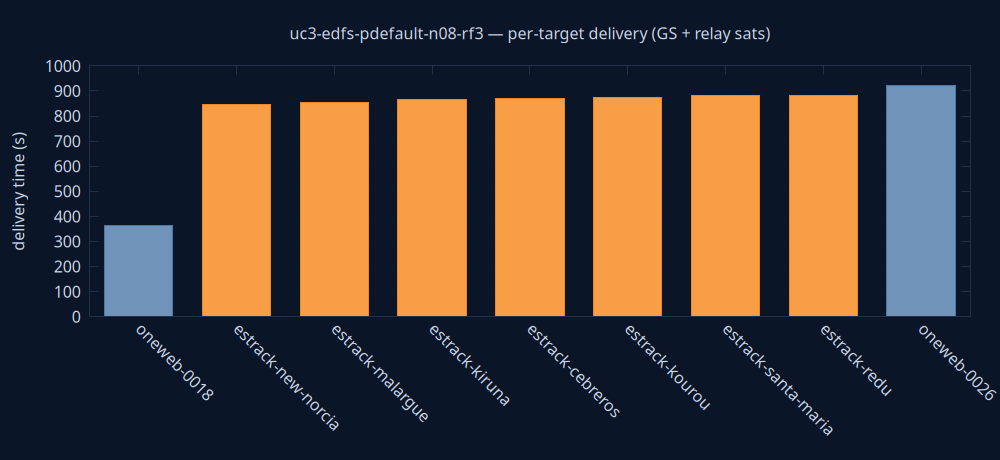

The gnuplot source for this figure:
set terminal pngcairo size 1000,460 background rgb '#0a1628'
set output 'delivery.png'
set style fill solid 0.8
set boxwidth 0.7 relative
set border lc rgb '#22304a'
set grid ytics lc rgb '#22304a'
set yrange [0:*]
set ylabel 'delivery time (s)' textcolor rgb '#cdd7ea'
set xtics rotate by -45 textcolor rgb '#cdd7ea'
set ytics textcolor rgb '#cdd7ea'
set title 'uc3-edfs-pdefault-n08-rf3 — per-target delivery (GS + relay sats)' textcolor rgb '#cdd7ea'
plot 'delivery.dat' using 0:2:3:xtic(1) with boxes lc rgb variable notitle
